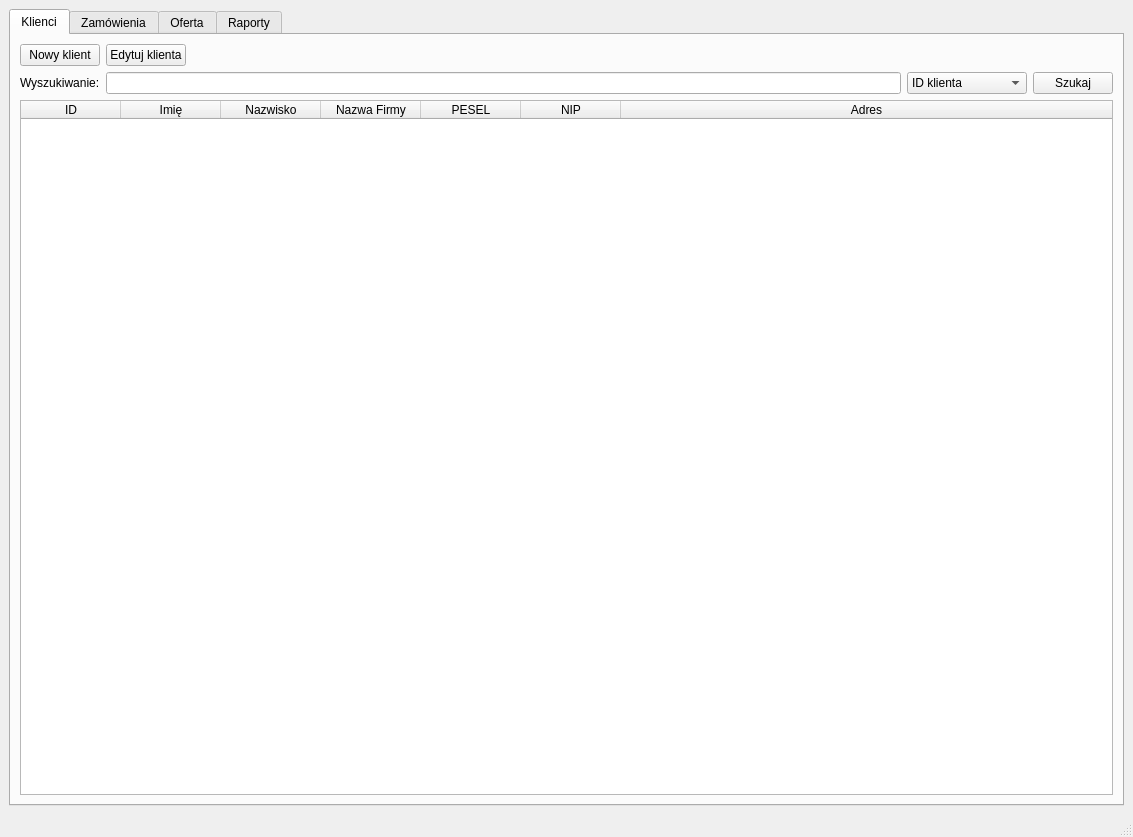
<?xml version="1.0" encoding="UTF-8"?>
<ui version="4.0">
 <class>MainWindow</class>
 <widget class="QMainWindow" name="MainWindow">
  <property name="geometry">
   <rect>
    <x>0</x>
    <y>0</y>
    <width>1133</width>
    <height>837</height>
   </rect>
  </property>
  <property name="windowTitle">
   <string>MainWindow</string>
  </property>
  <widget class="QWidget" name="centralwidget">
   <layout class="QGridLayout" name="gridLayout">
    <item row="0" column="0">
     <layout class="QVBoxLayout" name="verticalLayout">
      <item>
       <widget class="QTabWidget" name="tabWidget">
        <property name="currentIndex">
         <number>0</number>
        </property>
        <property name="usesScrollButtons">
         <bool>true</bool>
        </property>
        <widget class="QWidget" name="tabKlienci">
         <attribute name="title">
          <string>Klienci</string>
         </attribute>
         <layout class="QGridLayout" name="gridLayout_4">
          <item row="0" column="0">
           <layout class="QVBoxLayout" name="verticalLayout_5" stretch="0,0,1">
            <item>
             <layout class="QHBoxLayout" name="horizontalLayout_5">
              <item>
               <widget class="QPushButton" name="addClientButton">
                <property name="text">
                 <string>Nowy klient</string>
                </property>
               </widget>
              </item>
              <item>
               <widget class="QPushButton" name="editClientButton">
                <property name="text">
                 <string>Edytuj klienta</string>
                </property>
               </widget>
              </item>
              <item>
               <spacer name="horizontalSpacer_7">
                <property name="orientation">
                 <enum>Qt::Horizontal</enum>
                </property>
                <property name="sizeHint" stdset="0">
                 <size>
                  <width>40</width>
                  <height>20</height>
                 </size>
                </property>
               </spacer>
              </item>
             </layout>
            </item>
            <item>
             <layout class="QHBoxLayout" name="horizontalLayout_6">
              <item>
               <widget class="QLabel" name="label_11">
                <property name="text">
                 <string>Wyszukiwanie:</string>
                </property>
               </widget>
              </item>
              <item>
               <widget class="QLineEdit" name="clientLineEdit">
                <property name="sizePolicy">
                 <sizepolicy hsizetype="MinimumExpanding" vsizetype="Fixed">
                  <horstretch>0</horstretch>
                  <verstretch>0</verstretch>
                 </sizepolicy>
                </property>
                <property name="minimumSize">
                 <size>
                  <width>350</width>
                  <height>0</height>
                 </size>
                </property>
               </widget>
              </item>
              <item>
               <widget class="QComboBox" name="comboBox_3">
                <property name="minimumSize">
                 <size>
                  <width>120</width>
                  <height>0</height>
                 </size>
                </property>
                <item>
                 <property name="text">
                  <string>ID klienta</string>
                 </property>
                </item>
                <item>
                 <property name="text">
                  <string>Imię</string>
                 </property>
                </item>
                <item>
                 <property name="text">
                  <string>Nazwisko</string>
                 </property>
                </item>
                <item>
                 <property name="text">
                  <string>Nazwa Firmy</string>
                 </property>
                </item>
                <item>
                 <property name="text">
                  <string>PESEL</string>
                 </property>
                </item>
                <item>
                 <property name="text">
                  <string>NIP</string>
                 </property>
                </item>
               </widget>
              </item>
              <item>
               <widget class="QPushButton" name="clientSearchButton">
                <property name="text">
                 <string>Szukaj</string>
                </property>
                <property name="checkable">
                 <bool>false</bool>
                </property>
               </widget>
              </item>
             </layout>
            </item>
            <item>
             <widget class="QTableWidget" name="clientTable">
              <property name="sizePolicy">
               <sizepolicy hsizetype="Expanding" vsizetype="Expanding">
                <horstretch>0</horstretch>
                <verstretch>0</verstretch>
               </sizepolicy>
              </property>
              <property name="minimumSize">
               <size>
                <width>700</width>
                <height>0</height>
               </size>
              </property>
              <attribute name="horizontalHeaderCascadingSectionResizes">
               <bool>false</bool>
              </attribute>
              <attribute name="horizontalHeaderDefaultSectionSize">
               <number>100</number>
              </attribute>
              <attribute name="horizontalHeaderStretchLastSection">
               <bool>true</bool>
              </attribute>
              <column>
               <property name="text">
                <string>ID</string>
               </property>
              </column>
              <column>
               <property name="text">
                <string>Imię</string>
               </property>
              </column>
              <column>
               <property name="text">
                <string>Nazwisko</string>
               </property>
              </column>
              <column>
               <property name="text">
                <string>Nazwa Firmy</string>
               </property>
              </column>
              <column>
               <property name="text">
                <string>PESEL</string>
               </property>
              </column>
              <column>
               <property name="text">
                <string>NIP</string>
               </property>
              </column>
              <column>
               <property name="text">
                <string>Adres</string>
               </property>
              </column>
             </widget>
            </item>
           </layout>
          </item>
         </layout>
        </widget>
        <widget class="QWidget" name="tabZamowienia">
         <attribute name="title">
          <string>Zamówienia</string>
         </attribute>
         <layout class="QGridLayout" name="gridLayout_2">
          <item row="0" column="0">
           <layout class="QVBoxLayout" name="verticalLayout_1" stretch="0,0,1">
            <item>
             <layout class="QHBoxLayout" name="horizontalLayout_1">
              <item>
               <widget class="QPushButton" name="pushButton_DodajFakture">
                <property name="text">
                 <string>Nowe zamówienie</string>
                </property>
               </widget>
              </item>
              <item>
               <widget class="QPushButton" name="pushButton_3">
                <property name="text">
                 <string>Edycja  zamówienia</string>
                </property>
               </widget>
              </item>
              <item>
               <spacer name="horizontalSpacer">
                <property name="orientation">
                 <enum>Qt::Horizontal</enum>
                </property>
                <property name="sizeHint" stdset="0">
                 <size>
                  <width>40</width>
                  <height>20</height>
                 </size>
                </property>
               </spacer>
              </item>
             </layout>
            </item>
            <item>
             <layout class="QHBoxLayout" name="horizontalLayout">
              <item>
               <widget class="QLabel" name="label_2">
                <property name="text">
                 <string>Wyszukiwanie:</string>
                </property>
               </widget>
              </item>
              <item>
               <widget class="QLineEdit" name="lineEdit">
                <property name="sizePolicy">
                 <sizepolicy hsizetype="MinimumExpanding" vsizetype="Fixed">
                  <horstretch>0</horstretch>
                  <verstretch>0</verstretch>
                 </sizepolicy>
                </property>
                <property name="minimumSize">
                 <size>
                  <width>350</width>
                  <height>0</height>
                 </size>
                </property>
               </widget>
              </item>
              <item>
               <widget class="QPushButton" name="pushButton">
                <property name="text">
                 <string>LUPA</string>
                </property>
                <property name="checkable">
                 <bool>false</bool>
                </property>
               </widget>
              </item>
              <item>
               <spacer name="horizontalSpacer_3">
                <property name="orientation">
                 <enum>Qt::Horizontal</enum>
                </property>
                <property name="sizeHint" stdset="0">
                 <size>
                  <width>20</width>
                  <height>20</height>
                 </size>
                </property>
               </spacer>
              </item>
              <item>
               <widget class="QLabel" name="label">
                <property name="text">
                 <string>Pokaż zamówienia:</string>
                </property>
               </widget>
              </item>
              <item>
               <widget class="QComboBox" name="comboBox">
                <item>
                 <property name="text">
                  <string>wszystkie</string>
                 </property>
                </item>
                <item>
                 <property name="text">
                  <string>zakończone</string>
                 </property>
                </item>
                <item>
                 <property name="text">
                  <string>anulowane</string>
                 </property>
                </item>
                <item>
                 <property name="text">
                  <string>w trakcie realizacji</string>
                 </property>
                </item>
                <item>
                 <property name="text">
                  <string>gotowe</string>
                 </property>
                </item>
                <item>
                 <property name="text">
                  <string>złożone</string>
                 </property>
                </item>
               </widget>
              </item>
              <item>
               <spacer name="horizontalSpacer_2">
                <property name="orientation">
                 <enum>Qt::Horizontal</enum>
                </property>
                <property name="sizeType">
                 <enum>QSizePolicy::Fixed</enum>
                </property>
                <property name="sizeHint" stdset="0">
                 <size>
                  <width>20</width>
                  <height>20</height>
                 </size>
                </property>
               </spacer>
              </item>
              <item>
               <widget class="QLabel" name="label_3">
                <property name="text">
                 <string>Okres od:</string>
                </property>
               </widget>
              </item>
              <item>
               <widget class="QDateEdit" name="dateEdit"/>
              </item>
              <item>
               <widget class="QLabel" name="label_4">
                <property name="text">
                 <string>do:</string>
                </property>
               </widget>
              </item>
              <item>
               <widget class="QDateEdit" name="dateEdit_2"/>
              </item>
             </layout>
            </item>
            <item>
             <widget class="QTableWidget" name="tableWidget">
              <property name="sizePolicy">
               <sizepolicy hsizetype="Expanding" vsizetype="Expanding">
                <horstretch>0</horstretch>
                <verstretch>0</verstretch>
               </sizepolicy>
              </property>
              <property name="minimumSize">
               <size>
                <width>700</width>
                <height>0</height>
               </size>
              </property>
              <attribute name="horizontalHeaderCascadingSectionResizes">
               <bool>false</bool>
              </attribute>
              <attribute name="horizontalHeaderDefaultSectionSize">
               <number>100</number>
              </attribute>
              <attribute name="horizontalHeaderStretchLastSection">
               <bool>true</bool>
              </attribute>
              <column>
               <property name="text">
                <string>ID</string>
               </property>
              </column>
              <column>
               <property name="text">
                <string>Nazwa klienta</string>
               </property>
              </column>
              <column>
               <property name="text">
                <string>Data złożenia</string>
               </property>
              </column>
              <column>
               <property name="text">
                <string>Data zakończenia</string>
               </property>
              </column>
              <column>
               <property name="text">
                <string>Kwota</string>
               </property>
              </column>
              <column>
               <property name="text">
                <string>Status</string>
               </property>
              </column>
             </widget>
            </item>
           </layout>
          </item>
         </layout>
        </widget>
        <widget class="QWidget" name="tabOferta">
         <attribute name="title">
          <string>Oferta</string>
         </attribute>
         <layout class="QGridLayout" name="gridLayout_3">
          <item row="0" column="0">
           <layout class="QHBoxLayout" name="horizontalLayout_2" stretch="1,2">
            <item>
             <layout class="QVBoxLayout" name="verticalLayout_3">
              <item>
               <widget class="QLabel" name="label_5">
                <property name="text">
                 <string>Dostępne modele:</string>
                </property>
               </widget>
              </item>
              <item>
               <widget class="QListView" name="listView"/>
              </item>
             </layout>
            </item>
            <item>
             <layout class="QVBoxLayout" name="verticalLayout_2">
              <item>
               <widget class="QLabel" name="label_6">
                <property name="text">
                 <string>Segmenty dostępne w ramach wybranego modelu:</string>
                </property>
               </widget>
              </item>
              <item>
               <widget class="QTreeView" name="treeView"/>
              </item>
             </layout>
            </item>
           </layout>
          </item>
         </layout>
        </widget>
        <widget class="QWidget" name="tabRaporty">
         <attribute name="title">
          <string>Raporty</string>
         </attribute>
        </widget>
       </widget>
      </item>
     </layout>
    </item>
   </layout>
  </widget>
  <widget class="QStatusBar" name="statusbar"/>
 </widget>
 <resources/>
 <connections/>
</ui>
